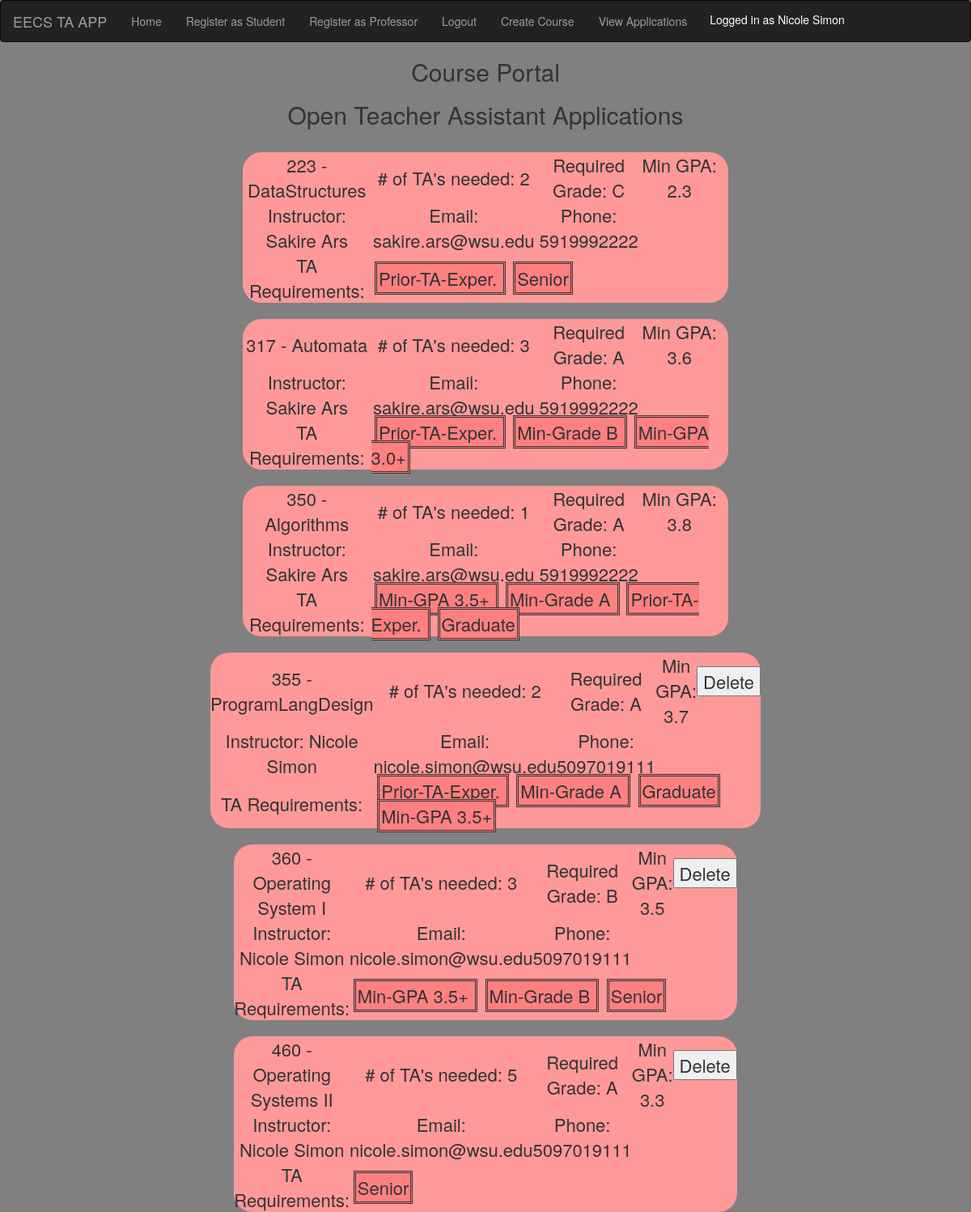
The page /index (signed in) on the database its author committed.
### app/models.py (models this page shows, shortened)
class Professor(UserMixin, db.Model):
    id = db.Column(db.Integer, primary_key=True)
    username = db.Column(db.String(32), unique=True)
    password_hash = db.Column(db.String(128))
    firstname = db.Column(db.String(64))
    lastname = db.Column(db.String(64))
    wsuid = db.Column(db.String(8), unique=True)
    email = db.Column(db.String(120), index=True, unique=True)
    phone = db.Column(db.String(10), unique=True)
    posts = db.relationship('Course', backref='writer', lazy='dynamic')
    def returnrole(self):
        return 1

class Course(db.Model):
    id = db.Column(db.Integer, primary_key=True)
    coursenum = db.Column(db.String(3))
    title = db.Column(db.String(150))
    num_ta = db.Column(db.Integer, default = 1)
    min_gpa = db.Column(db.Float)
    min_grade = db.Column(db.Integer)
    professor_id = db.Column(db.Integer, db.ForeignKey('professor.id'))
    accepted_tas = db.relationship('Student', secondary = accepted,
                            primaryjoin=(accepted.c.courseid == id),
                            backref=db.backref('accepted', lazy='dynamic'), lazy='dynamic')
    ta_apps = db.relationship('Student', secondary = applied,
                            primaryjoin=(applied.c.courseid == id),
                            backref=db.backref('applied', lazy='dynamic'), lazy='dynamic')
    tags = db.relationship('Tag', secondary=courseTags,
                            primaryjoin=(courseTags.c.course_id == id),
                            backref=db.backref('courseTags', lazy='dynamic'), lazy='dynamic')
    def accepted(self, studentTA):
        self.accepted_tas.append(studentTA)

class Tag(db.Model):
    id = db.Column(db.Integer, primary_key=True)
    name = db.Column(db.String(20))
    courses = db.relationship('Course', secondary=courseTags,
                               primaryjoin=(courseTags.c.tag_id == id),
                               backref=db.backref('courseTags', lazy='dynamic'),
                               lazy='dynamic')

### app/routes.py (the view)
@app.route('/', methods=['GET'])
@app.route('/index', methods=['GET'])
@login_required
def index():
    courses = Course.query.order_by(Course.coursenum).all()
    return render_template('studentInterface.html', courses=courses)

### app/models.py (called while the page is built)
@login.user_loader
def load_user(id):
    return Professor.query.get(int(id))

### app/templates/studentInterface.html (shortened to what this page needs)
{% extends "base.html" %}
{% block content %}
    <h1 class="si">Course Portal</h1>
    <h1 class="si">Open Teacher Assistant Applications</h1>
    {% for course in courses %}
        {% include '_course.html' %}
    {% endfor %}
{% endblock %}

### app/templates/base.html (shortened to what this page needs)
<html>
    <head>
        <link href="{{ url_for('static', filename='css/main.css') }}" rel="stylesheet">
        <link rel="stylesheet" href="https://maxcdn.bootstrapcdn.com/bootstrap/3.4.1/css/bootstrap.min.css">
    </head>
<body>
  <div class = "nav-container">
    <nav class="navbar navbar-inverse">
        <div class="container-fluid">
            <table>
                <div class="navbar-header">
                    <a class="navbar-brand" href="{{ url_for('index') }}">EECS TA APP</a>
                  </div>
                <ul class="nav navbar-nav">
                    <li><a href="{{ url_for('index') }}" class="button">Home</a></li>
                    <li><a href="{{ url_for('studregister') }}" class="button">Register as Student</a></li>
                    <li><a href="{{ url_for('profregister') }}" class="button">Register as Professor</a></li>
                    {% if current_user.is_anonymous %}
                        <li><a href="{{ url_for('login') }}" class = "button"> Login </a></li>
                    {% else %}
                        <li><a href="{{ url_for('logout') }}" class = "button"> Logout </a></li>
                        {% if current_user.returnrole() == 1 %}
                        <li><a href="{{ url_for('createclass') }}" class = "button"> Create Course </a></li>
                        <li><a href="{{ url_for('viewapps') }}" class = "button">View Applications</a></li>
                        {% endif %}
                        <li class="white">Logged in as {{ current_user.firstname }} {{ current_user.lastname }} </li>
                    {% endif %}
                </ul>
                </table>
            </div>
        </nav>
      {% block content %} {% endblock %}
  </div>
</body>
</html>

### app/templates/_course.html (shortened to what this page needs)
<table class="coursetable" padding="2px">
    <br>
    <tr>
        <td width="25%">{{ course.coursenum }} - {{ course.title }}</td>
            <td width="15%"># of TA's needed: {{ course.num_ta }}</td>
            <td width="20%">Required Grade: {% if course.min_grade == 1 %}
                                            {{ 'A' }}
                                            {% endif %}
                                            {% if course.min_grade == 2 %}
                                            {{ 'B' }}
                                            {% endif %}
                                            {% if course.min_grade == 3 %}
                                            {{ 'C' }}
                                            {% endif %}
            </td>
            <td width="15%">Min GPA: {{ course.min_gpa }} </td>
            <td width="2%">
            {% if current_user.returnrole() == 1 %}
                {% if current_user.username == course.writer.username %}
                 <form action="{{ url_for('delete', courseid=course.id) }}" method="post">
                    <input type="submit" value="Delete">
                 </form>
                 {% endif %}
            {% endif %}
            </td>
        </tr>
        <tr width="100%" colspan="9" style="text-align:center">
            <td width="35">Instructor: {{ course.writer.firstname }} {{ course.writer.lastname }}</td>
            <td width="30">Email: {{ course.writer.email }}</td>
            <td width="35">Phone: {{ course.writer.phone }}</td>
        </tr>
        <tr>
            <td width="15%" style = "text-align:center">
                {{ 'TA Requirements:' }}
            </td>
            <td width="85%" colspan="4" padding-bottom="5" style = "text-align:left">
                {% for raptor in course.tags.all() %}
                    <span class="pretagitem">
                        {{ raptor.name }}
                    </span>
                {% endfor %}
            </td>
        </tr>
    </table>

### app/static/css/main.css (style rules this page uses)
.nav-container { background-color: #808080; }
.coursetable { text-align : center; width : 50%; position: center; height : 22%; font-size : 22px; background-color: #ff9999; border-radius: 23px; padding-top : 6px; margin-left: auto; margin-right: auto; }
.si { margin-left: auto; margin-right: auto; font-size: 30px; text-align: center; }
.pretagitem { text-align: center; margin: 1%; padding: 2px 2px; border-style: double; background-color: #ff8080; }
.white { color: white; text-align: right; margin: auto; padding: 13px; }

### rows shown on the page
Professor: firstname "Nicole", lastname "Simon"
Course: coursenum "223", title "DataStructures", num_ta "2", value "C", min_gpa "2.3", writer.firstname "Sakire", writer.lastname "Ars", writer.email "sakire.ars@wsu.edu", writer.phone "5919992222", value "TA Requirements:"
Tag: name "Prior-TA-Exper."
Tag: name "Senior"
Course: coursenum "317", title "Automata", num_ta "3", value "A", min_gpa "3.6", writer.firstname "Sakire", writer.lastname "Ars", writer.email "sakire.ars@wsu.edu", writer.phone "5919992222", value "TA Requirements:"
Tag: name "Min-Grade B"
Tag: name "Min-GPA 3.0+"
Course: coursenum "350", title "Algorithms", num_ta "1", value "A", min_gpa "3.8", writer.firstname "Sakire", writer.lastname "Ars", writer.email "sakire.ars@wsu.edu", writer.phone "5919992222", value "TA Requirements:"
Tag: name "Min-GPA 3.5+"
Tag: name "Min-Grade A"
Tag: name "Graduate"
Course: coursenum "355", title "ProgramLangDesign", num_ta "2", value "A", min_gpa "3.7", writer.firstname "Nicole", writer.lastname "Simon", writer.email "nicole.simon@wsu.edu", writer.phone "5097019111", value "TA Requirements:"
Course: coursenum "360", title "Operating System I", num_ta "3", value "B", min_gpa "3.5", writer.firstname "Nicole", writer.lastname "Simon", writer.email "nicole.simon@wsu.edu", writer.phone "5097019111", value "TA Requirements:"
Course: coursenum "460", title "Operating Systems II", num_ta "5", value "A", min_gpa "3.3", writer.firstname "Nicole", writer.lastname "Simon", writer.email "nicole.simon@wsu.edu", writer.phone "5097019111", value "TA Requirements:"
